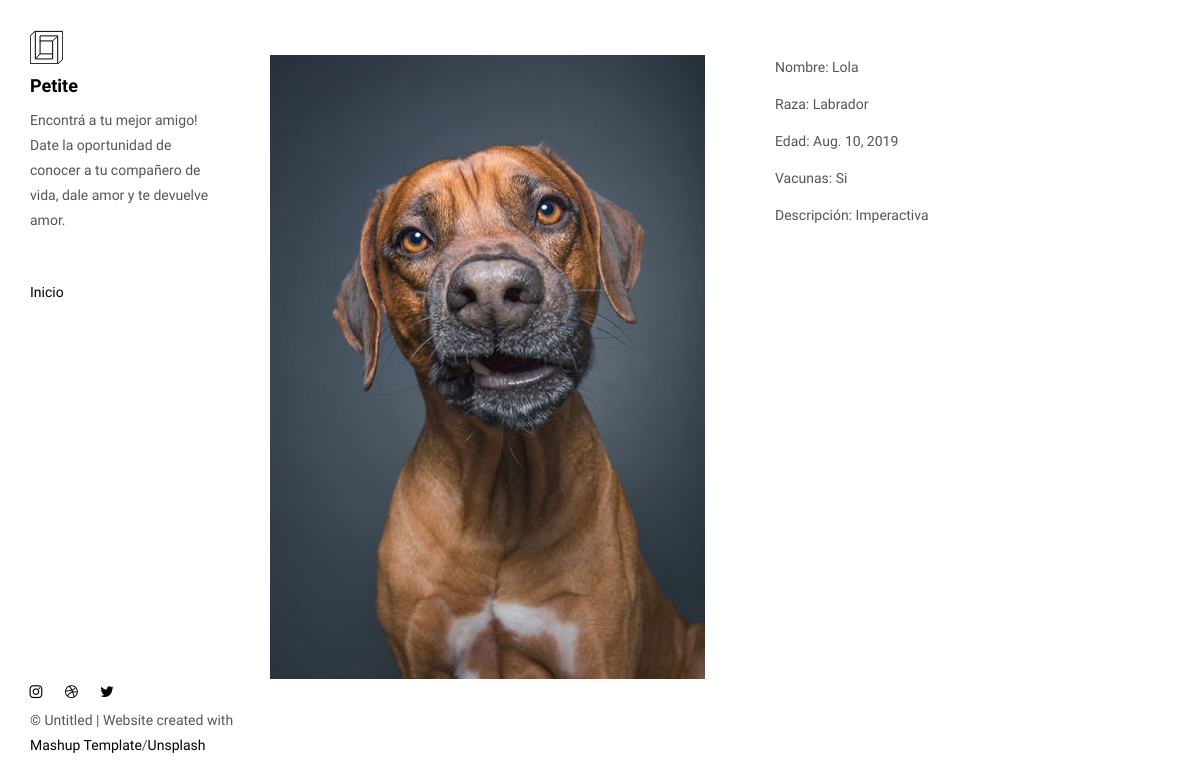
The page /ficha/6 on the database as committed earlier.
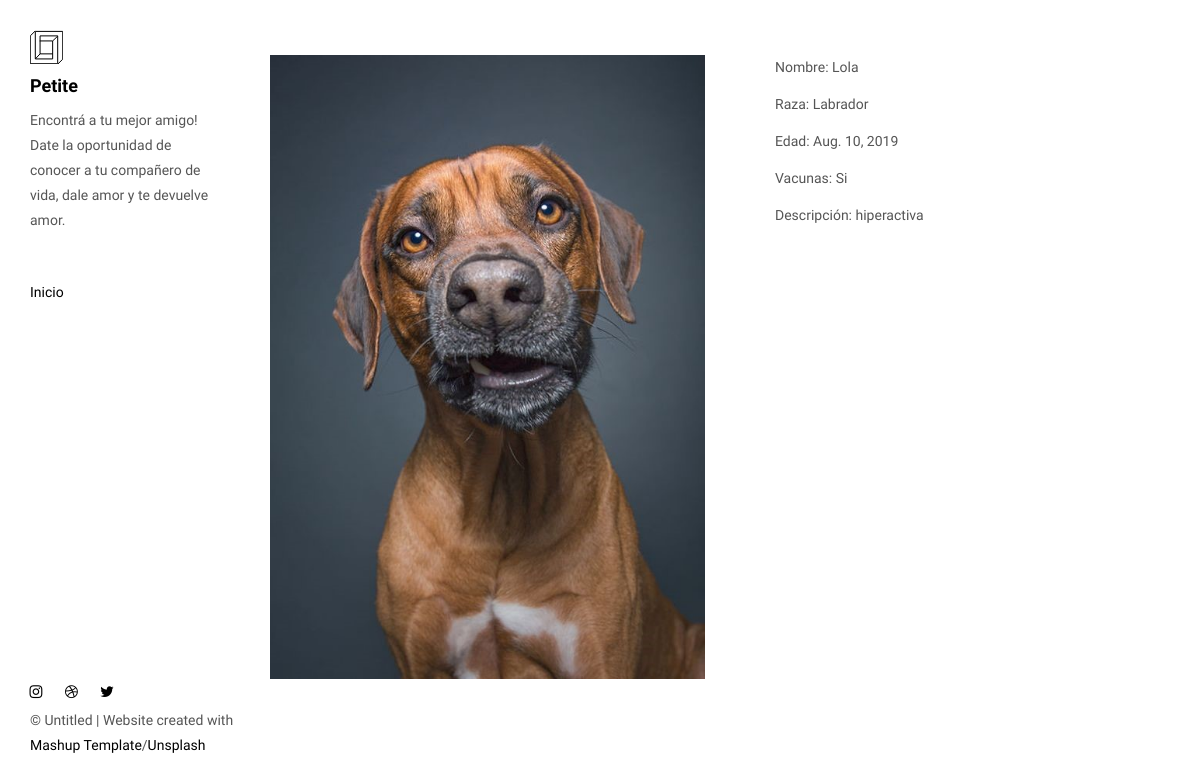
The same page on the database as committed later.
### primApp/models.py (models this page shows, shortened)
class mascotas(models.Model):
    nombre = models.CharField(max_length=20)
    raza = models.CharField(max_length=20)
    edad = models.DateField()
    vacunas = models.TextField(max_length=150)
    descripcion = models.TextField(max_length=150)
    imagen = models.ImageField(null=True, blank=True)

### primApp/views.py (the view)
# urls.py: path('ficha/<int:id>',ficha,name="ficha"),
def ficha(request,id):
    mascota = mascotas.objects.get(id=id)
    return render(request,"ficha.html",{"mascota":mascota})

### primApp/templates/ficha.html (shortened to what this page needs)
<!DOCTYPE html>
<html lang="en">
<head>
  {% load static %}
<link href="{% static './main.82cfd66e.css' %}" rel="stylesheet"></head>
<body>
<header class="">
  <nav class="sidebar">
    <div class="navbar-collapse" id="navbar-collapse">
      <div class="site-header hidden-xs">
          <a class="site-brand" href="{% url 'inicio' %}" title="">
            <img class="img-responsive site-logo" alt="" src="{% static './assets/images/mashup-logo.svg' %}">
            Petite
          </a>
        <p>Encontrá a tu mejor amigo!
            Date la oportunidad de conocer a tu compañero de vida, dale amor y te devuelve amor.</p>
      </div>
      <ul class="nav">
        <li><a href="{% url 'inicio' %}" title="">Inicio</a></li>
      </ul>
      <nav class="nav-footer">
        <p class="nav-footer-social-buttons">
          <a class="fa-icon" href="https://www.instagram.com/" title="">
            <i class="fa fa-instagram"></i>
          </a>
          <a class="fa-icon" href="https://dribbble.com/" title="">
            <i class="fa fa-dribbble"></i>
          </a>
          <a class="fa-icon" href="https://twitter.com/" title="">
            <i class="fa fa-twitter"></i>
          </a>
        </p>
        <p>© Untitled | Website created with <a href="http://www.mashup-template.com/" title="Create website with free html template">Mashup Template</a>/<a href="https://www.unsplash.com/" title="Beautiful Free Images">Unsplash</a></p>
      </nav>
    </div>
  </nav>
</header>
<main class="" id="main-collapse">
    <br>
    <div class="row">
    <div class="col-xs-12 col-md-6">
        <img class="img-responsive" alt="" src="{{ setting.MEDIA_URL }}{{ mascota.imagen.url }}">
    </div>
    <div class="col-xs-12 col-md-6">
            <ul>
                <p>Nombre: {{mascota.nombre}}</p>
                <p>Raza: {{mascota.raza}}</p>
                <p>Edad: {{mascota.edad}}</p>
                <p>Vacunas: {{mascota.vacunas}}</p>
                <p>Descripción: {{mascota.descripcion}}</p>
            </ul>
    </div>
    </div>
    <br>
</main>
 <script type="text/javascript" src="{% static './main.85741bff.js' %}"></script></body>
</html>

Rows that differ between the two databases and show on the page:
changed mascotas "Lola": descripcion "Imperactiva" → "hiperactiva"
